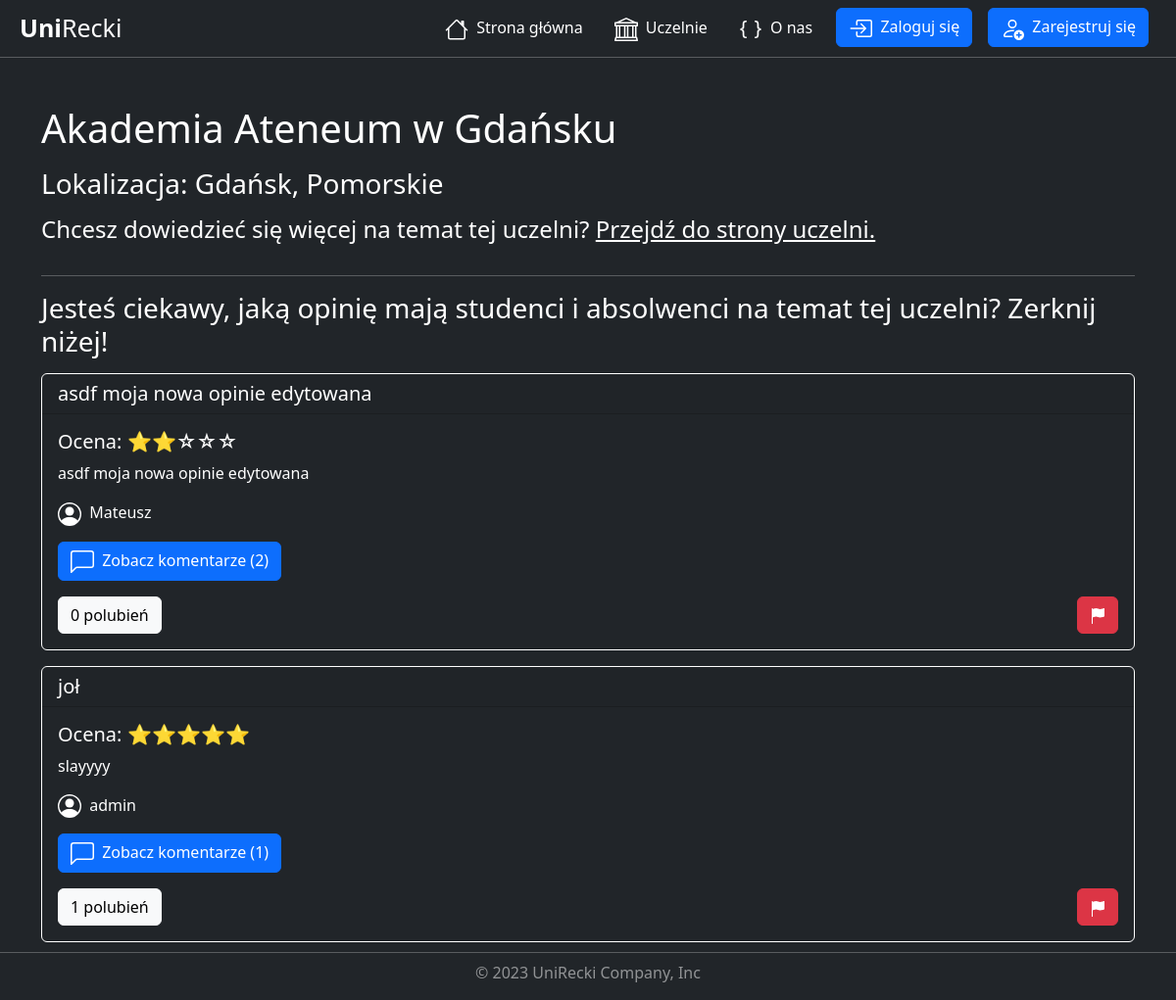
The app's page /university/5/, older data.
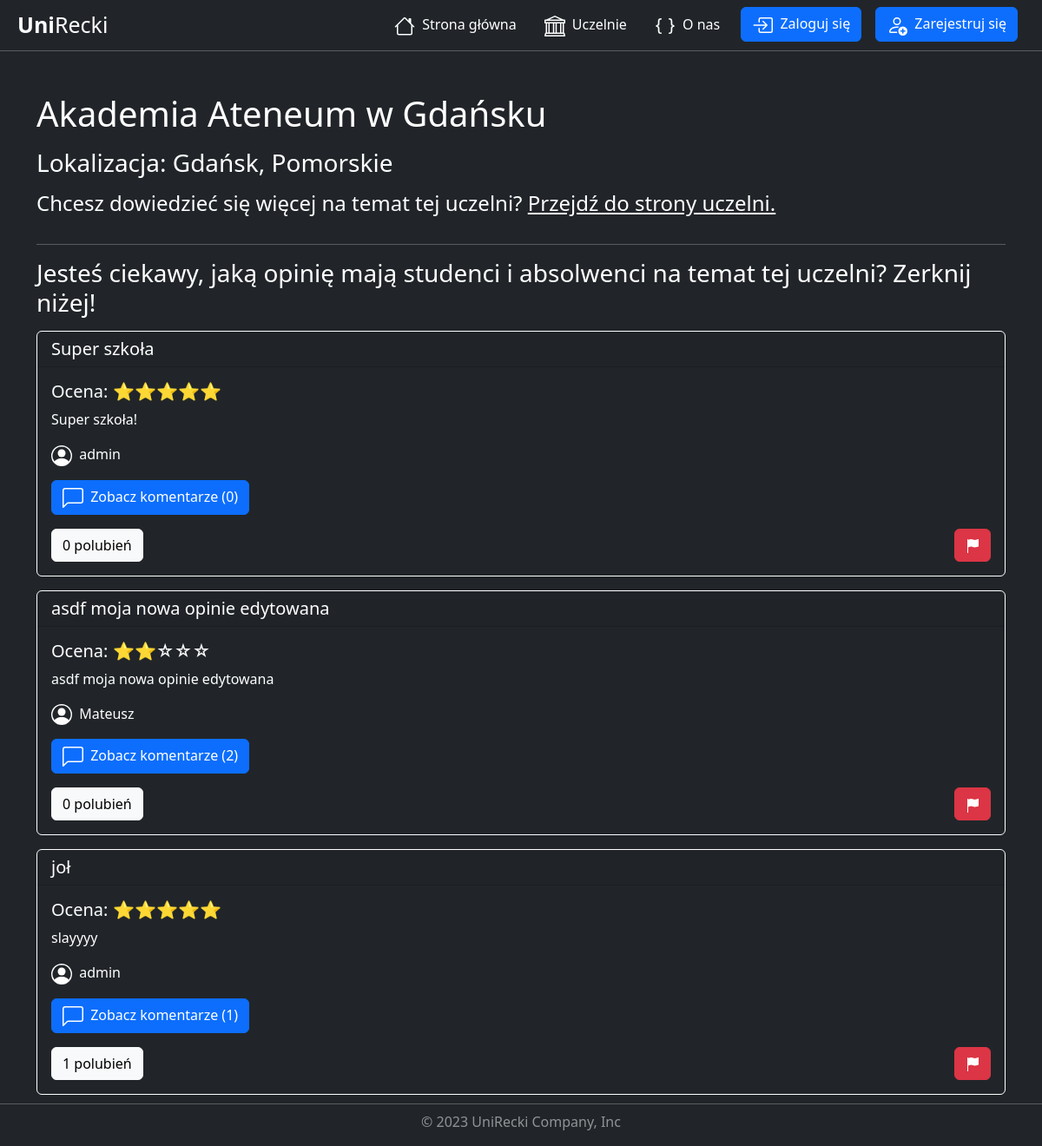
The same page, newer data.
### universities/models.py (models this page shows, shortened)
class University(models.Model):
    name = models.CharField(max_length=150)
    search_name = models.CharField(max_length=150, blank=True)
    voivodeship = models.CharField(max_length=150)
    city = models.CharField(max_length=150)
    link = models.CharField(max_length=150)
    class Meta:
        verbose_name = 'University'
        verbose_name_plural = 'Universities'

class Review(models.Model):
    title = models.CharField( max_length=150)
    description = models.CharField( max_length=3000)
    rating = models.IntegerField(validators=[
            MaxValueValidator(5),
            MinValueValidator(1)
        ])
    add_date = models.DateTimeField(default=timezone.now, blank=True)
    university = models.ForeignKey(University, on_delete=models.CASCADE)
    user = models.ForeignKey(User, on_delete=models.CASCADE)
    users_like = models.ManyToManyField(User, related_name='images_liked', blank=True)
    class Meta:
        verbose_name = 'Review'
        verbose_name_plural = 'Reviews'

### universities/views.py (the view)
# urls.py: path('<int:pk>/', views.UniversityDetailView.as_view(), name='university_detail'),
class UniversityDetailView(DetailView):
    model = University
    template_name = 'universities/university_detail.html'
    context_object_name = 'university'
    def get_context_data(self, **kwargs):
        context = super().get_context_data(**kwargs)
        university = self.get_object()
        reviews = university.review_set.all().order_by('-add_date')
        context['reviews'] = reviews
        return context

### universities/templates/universities/university_detail.html (shortened to what this page needs)
{% extends "base.html" %}
{% load static %}
{% block css %}
    <link rel="stylesheet" href="{% static "universities/university_detail.css" %}">
{% endblock css %}
{% block content %}
    <div class="container mt-5">
        <div class="row">
            <h1 class="mb-3">{{ university.name }}</h1>
            <h3 class="mb-3">Lokalizacja: {{ university.city }}, {{ university.voivodeship | capfirst }}</h3>
        </div>
        <div class="row">
            <h4 class="mb-3">
                Chcesz dowiedzieć się więcej na temat tej uczelni? <a href="{{ university.link }}">Przejdź do strony uczelni.</a>
            </h4>
        </div>
        <hr class="mt-3">
        <h3 class="mb-3">Jesteś ciekawy, jaką opinię mają studenci i absolwenci na temat tej uczelni? Zerknij niżej!</h3>
        {% for review in reviews %}
            <div class="card bg-dark mt-3">
                <h5 class="card-header ">{{ review.title }}</h5>
                <div class="card-body">
                    <h5 class="card-title">
                        Ocena:
                        {% if review.rating == 5 %}
                            ⭐⭐⭐⭐⭐
                        {% elif review.rating == 4 %}
                            ⭐⭐⭐⭐☆
                        {% elif review.rating == 3 %}
                            ⭐⭐⭐☆☆
                        {% elif review.rating == 2 %}
                            ⭐⭐☆☆☆
                        {% elif review.rating == 1 %}
                            ⭐☆☆☆☆
                        {% endif %}
                    </h5>
                    <p class="card-text">{{ review.description }}</p>
                    <p class="card-text">
                        {{ review.user.username }}
                    </p>
                    <p class="card-text">
                        <a href="{% url 'review_detail' review.pk %}" class="btn btn-primary">
                        Zobacz komentarze ({{ review.comment_set.count }})</a>
                    </p>
                    <div class="row">
                        <div class="col-6">
                            {% with total_likes=review.users_like.count %}
                                <span class="count-{{ review.id }} btn btn-light me-2">
                                    <span class="total">{{ total_likes }}</span>
                                    polubień
                                </span>
                            {% endwith %}
                        </div>
                        <div class="col-6 d-flex justify-content-end align-items-end">
                            <a href="{% url 'review_report_create' review.pk %}"
                               title="Zgłoś opinię"
                               class="btn btn-danger">
                            </a>
                        </div>
                    </div>
                </div>
            </div>
        {% empty %}
            <p>Brak opinii dla tej uczelni.</p>
        {% endfor %}
    </div>
{% endblock content %}

### templates/base.html (shortened to what this page needs)
{% load static %}
<!DOCTYPE html>
<html lang="en">
  <head>
    <link href="https://cdn.jsdelivr.net/npm/bootstrap@5.3.0-alpha3/dist/css/bootstrap.min.css"
          rel="stylesheet"
 />
    <link rel="stylesheet" href="{% static 'styles.css' %}" />
    {% block css %}
    {% endblock css %}
  </head>
  <body class="bg-dark">
    <nav class="navbar navbar-expand-lg navbar-dark bg-dark p-2">
      <div class="container-fluid">
        <a class="navbar-brand p-0 fw-ligth bigger-font"
           href="{% url 'index' %}"><strong>Uni</strong>Recki</a>
        <div class="collapse navbar-collapse" id="navbarNavDropdown">
          <ul class="navbar-nav ms-auto">
            <li class="nav-item opacity">
              <a class="nav-link mx-2 active"
                 aria-current="page"
                 href="{% url 'index' %}">
              Strona główna</a>
            </li>
            <li class="nav-item opacity">
              <a class="nav-link mx-2 active" href="{% url 'university_list' %}">
              Uczelnie</a>
            </li>
            <li class="nav-item opacity">
              <a class="nav-link mx-2 active" href="{% url 'about' %}">
              O nas</a>
            </li>
            {% if not user.is_authenticated %}
              <li class="nav-item">
                <a class="btn btn-primary mx-2 my-2 my-sm-2 my-md-2 my-lg-0 my-xl-0 my-xxl-0"
                   href="{% url 'login' %}">
                Zaloguj się</a>
              </li>
              <li class="nav-item">
                <a class="btn btn-primary my-2 mx-2 my-sm-2 my-md-2 my-lg-0 my-xl-0 my-xxl-0"
                   href="{% url 'register' %}">
                Zarejestruj się</a>
              </li>
            {% endif %}
          </ul>
        </div>
      </div>
    </nav>
    <hr class="m-0" />
    <div class="min-vh-100">
      {% block content %}
      {% endblock content %}
    </div>
  </body>
  <footer class="my-2">
    <hr class="my-1" />
    <p class="text-center text-white mt-2 lower-opacity">© 2023 UniRecki Company, Inc</p>
  </footer>
</html>

### static/styles.css (style rules this page uses)
nav { color: white; }
body { color: white; }
h1 { color: white; }
a { color: white; }
h3 { color: white; }
.bigger-font { font-size: 25px; }
.lower-opacity { opacity: 0.5; }

### universities/static/universities/university_detail.css (style rules this page uses)
.card { color: white; border: 1px solid white; margin-bottom: 10px; }
hr { color: white; }

Row changes from the older to the newer data that the page shows:
added Review: title "Super szkoła", description "Super szkoła!", user.username "admin", comment_set.count "0", users_like.count "0"
